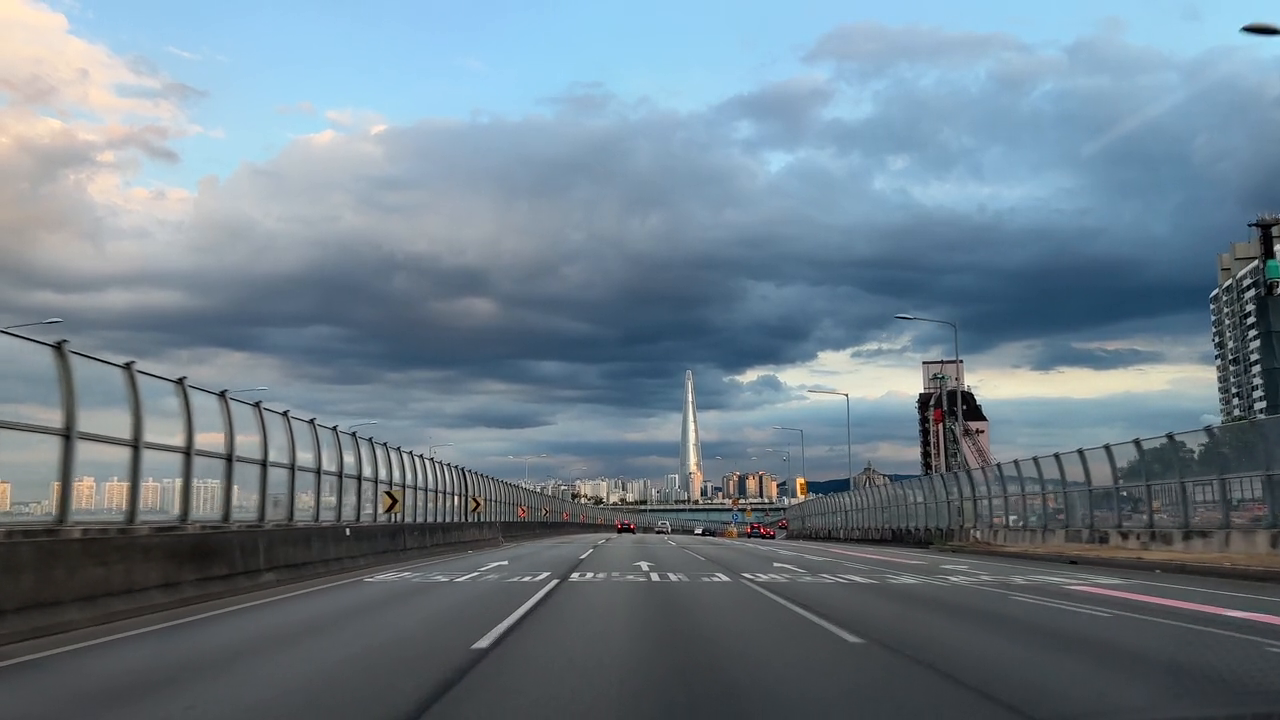
#> input picture frame 45 of llm-server/llm_server/video_image_create/tiny.mp4, 1280 x 720 px
$ python load_video3.py
#> lines starting #> are read from the running program, lines starting #| are printed output that depends on the picture; after the words box and inside, x2 and y2 are one past the last pixel; in counts of white or black regions, pixels touching at a corner belong together
#> in display_video_with_detection, frame is the input picture: shape (720, 1280, 3); mean B, G, R 139.8, 127.5, 110.5
import os

import cv2
import numpy as np
import matplotlib.pyplot as plt

def detect_lines_and_walls(frame):
    # 차선 검출
    gray = cv2.cvtColor(frame, cv2.COLOR_BGR2GRAY)
    blurred = cv2.GaussianBlur(gray, (5, 5), 0)
    edges = cv2.Canny(blurred, 50, 150)
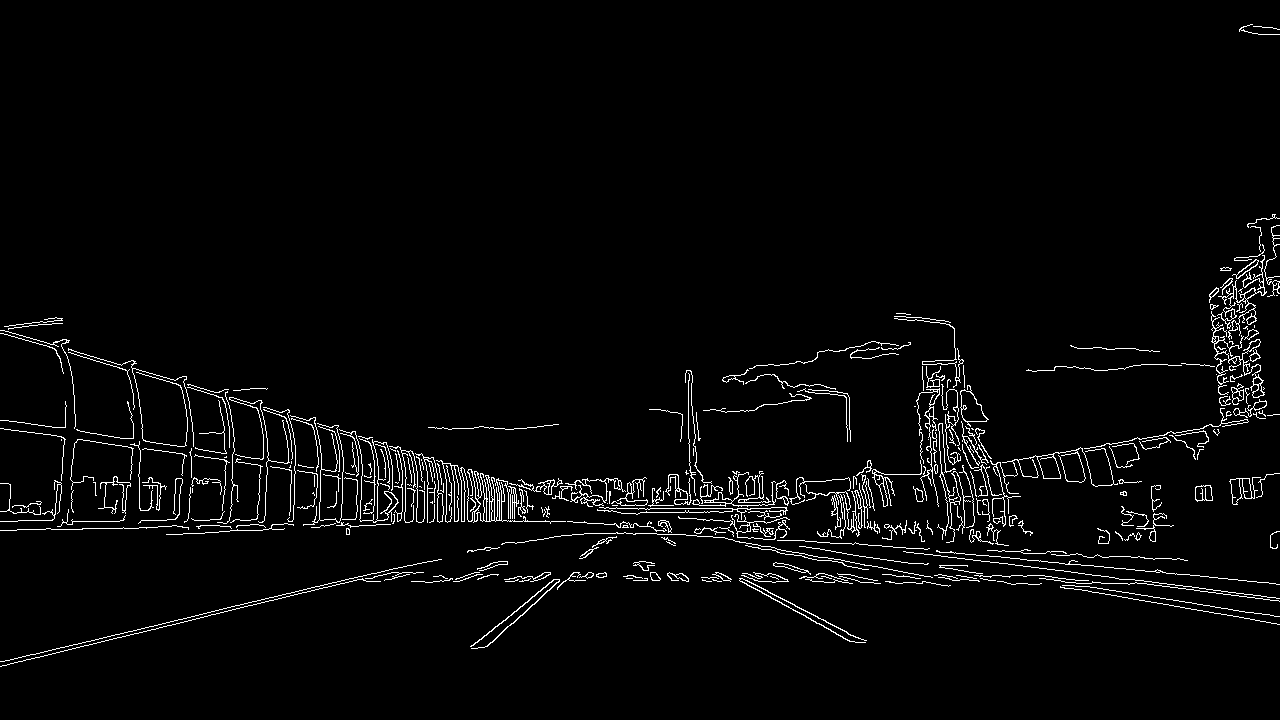
#> edges: shape (720, 1280); 3% white in thin lines or dots, all inside (x1, y1, x2, y2) = (0, 24, 1280, 667)

    # Hough 변환을 사용한 선 검출
    lines = cv2.HoughLinesP(edges, 1, np.pi / 180, threshold=50, minLineLength=100, maxLineGap=50)
#> lines = 222 rows, first 6: [903, 551, 1279, 598], [939, 552, 1199, 575], [177, 515, 669, 523], [648, 522, 910, 563], [604, 533, 1279, 414], [886, 559, 1127, 597]
    line_img = np.zeros_like(frame)
    if lines is not None:
        for line in lines:
            for x1, y1, x2, y2 in line:
                cv2.line(line_img, (x1, y1), (x2, y2), (0, 255, 0), 2)
#> this loop made 222 passes
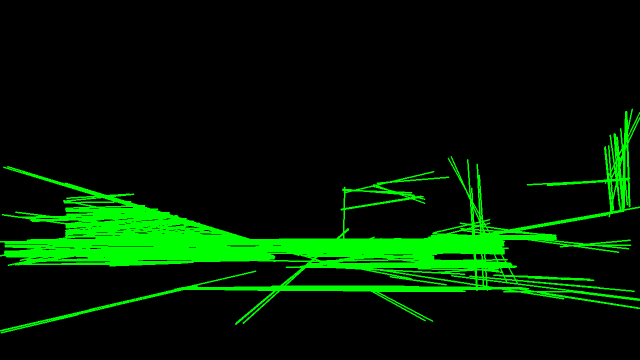
#> line_img: shape (720, 1280, 3) (shown at 1/2 size); mean of channels 0, 1, 2 0, 29.1, 0; drawn as B, G, R

    # 벽 검출 (색상 분할 예시)
    hsv = cv2.cvtColor(frame, cv2.COLOR_BGR2HSV)
#> hsv: shape (720, 1280, 3); mean H, S, V 91.8, 54.4, 141.7
    lower_wall = np.array([0, 0, 50])
    upper_wall = np.array([179, 50, 255])
    mask_wall = cv2.inRange(hsv, lower_wall, upper_wall)
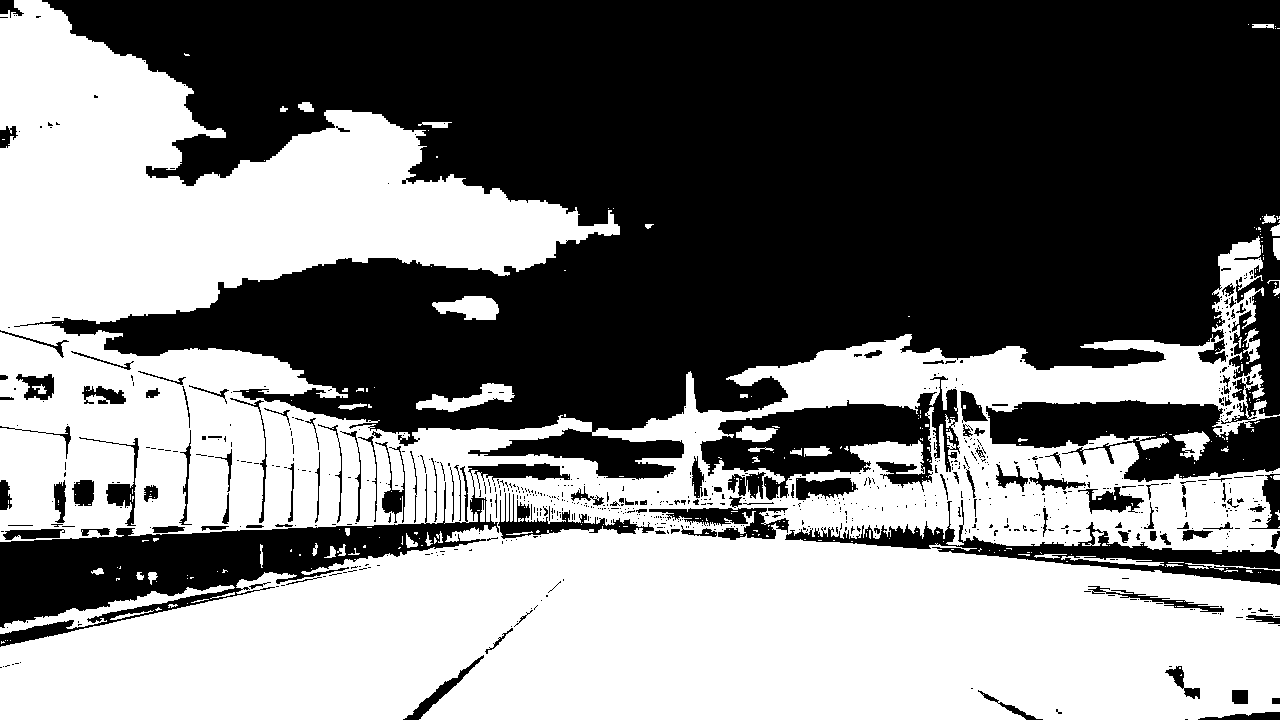
#> mask_wall: shape (720, 1280); 48.4% white; 317 white regions (263 under 20 px), largest, box (x1, y1, x2, y2) and area: (0, 0, 1280, 720) 436421, (0, 585, 235, 634) 2084, (416, 383, 515, 412) 1201
    wall_img = np.zeros_like(frame)
    wall_img[mask_wall > 0] = [255, 0, 0]  # 벽을 파란색으로 표시

    # 차선과 벽을 결합
    combined_img = cv2.addWeighted(frame, 0.8, line_img, 1, 0)
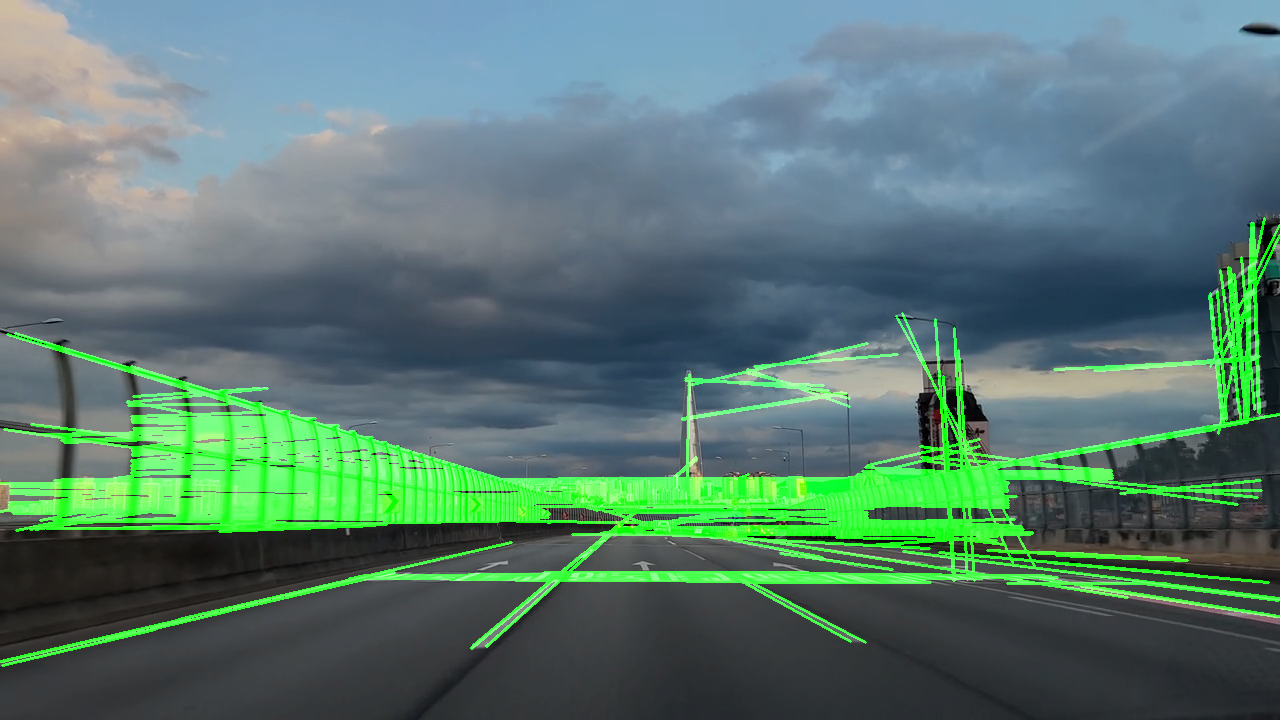
#> combined_img: shape (720, 1280, 3); mean B, G, R 111.9, 121.7, 88.4
    #combined_img = cv2.addWeighted(combined_img, 0.8, wall_img, 1, 0)
    return combined_img

def display_video_with_detection(video_path):
    cap = cv2.VideoCapture(video_path)

    if not cap.isOpened():
        print("Error: Could not open video.")
        return

    frame_count = int(cap.get(cv2.CAP_PROP_FRAME_COUNT))
    fps = cap.get(cv2.CAP_PROP_FPS)
    duration = frame_count / fps
    print(f"Total frames: {frame_count}, Duration: {duration:.2f} seconds")

    while cap.isOpened():
        ret, frame = cap.read()
        if not ret:
            break

        detected_frame = detect_lines_and_walls(frame)

        # OpenCV로 비디오 프레임을 디스플레이
        cv2.imshow('Frame with Lines and Walls', detected_frame)

        if cv2.waitKey(int(1000 / fps)) & 0xFF == ord('q'):
#> (key q is pressed here)
            break

    cap.release()
    cv2.destroyAllWindows()
# 비디오 파일 경로
# 비디오 파일 절대 경로 설정
video_path = os.path.abspath('/Users/bumsuklee/PhpstormProjects/20240418-git-test-prototype-cms/llm-server/llm_server/video_image_create/tiny.mp4')

display_video_with_detection(video_path)

$ run again, starting later in the video
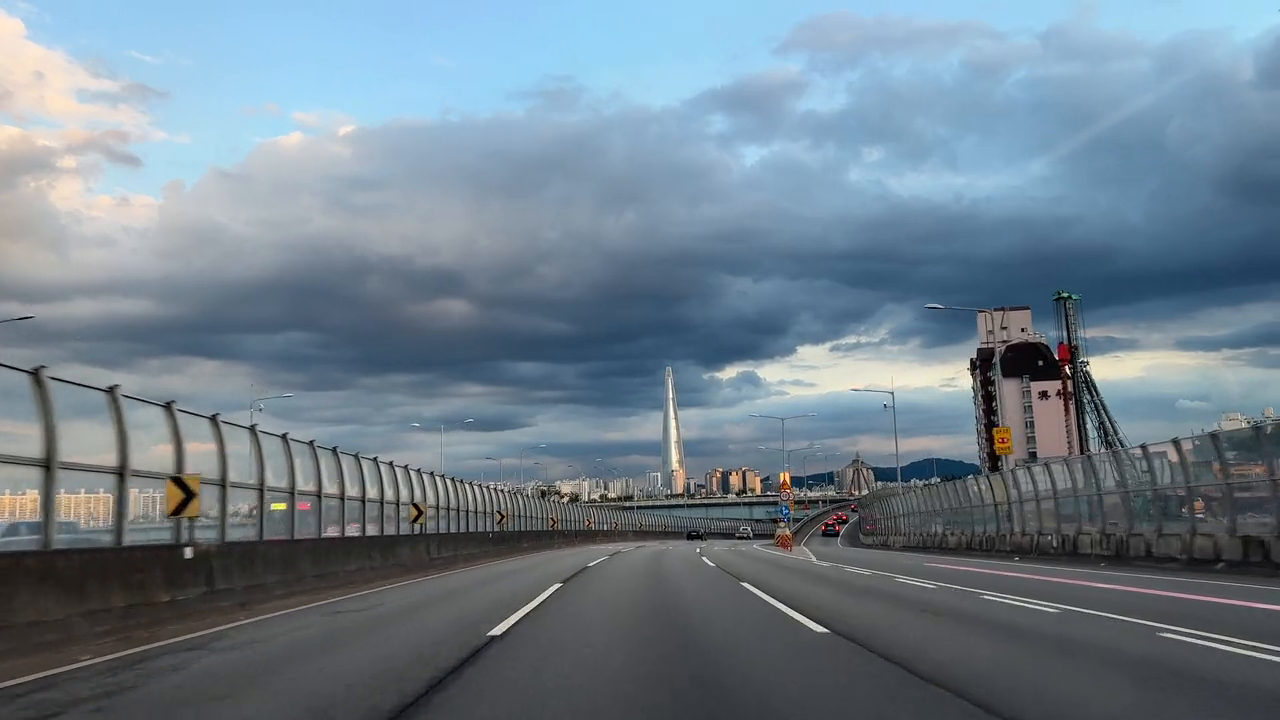
#> input picture frame 204 of llm-server/llm_server/video_image_create/tiny.mp4, 1280 x 720 px
#> in display_video_with_detection, frame is the input picture: shape (720, 1280, 3); mean B, G, R 140.4, 127.9, 111.3
#> in detect_lines_and_walls, `edges = cv2.Canny(blurred, 50, 150)`:
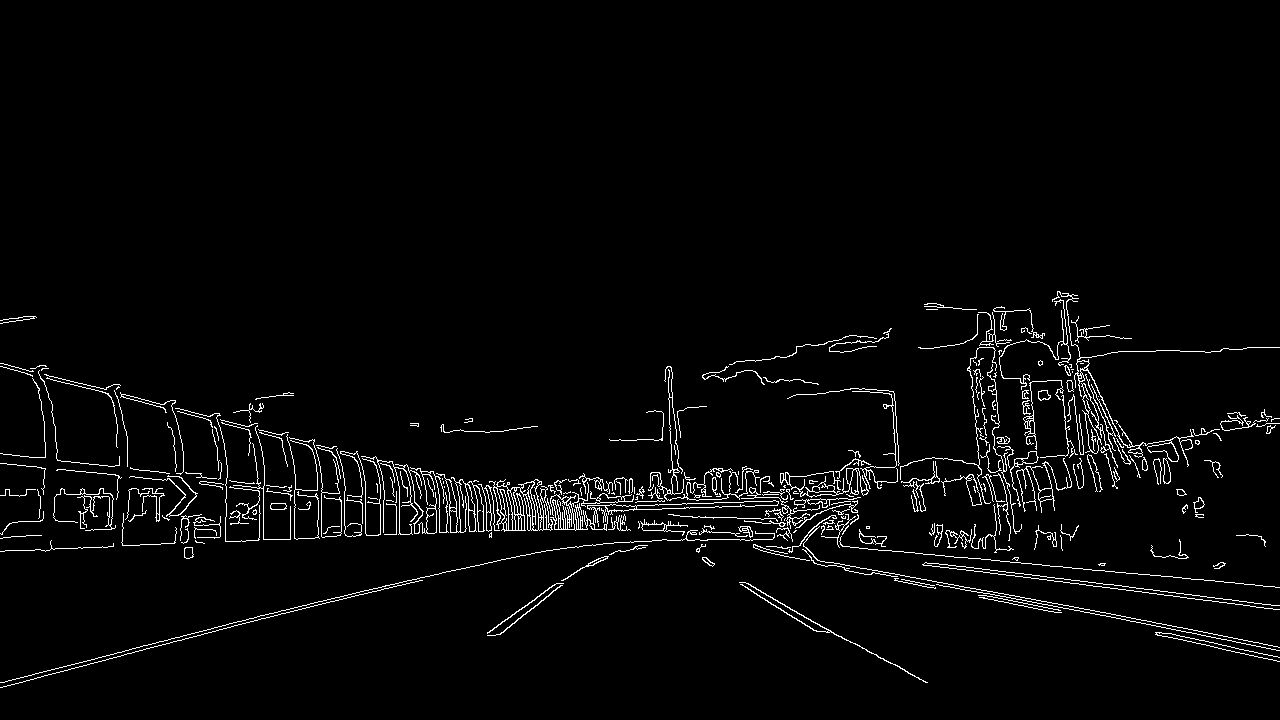
#> edges: shape (720, 1280); 2.9% white in thin lines or dots, all inside (x1, y1, x2, y2) = (0, 291, 1280, 688)
#> lines = 229 rows, first 6: [0, 453, 630, 530], [39, 457, 629, 529], [925, 562, 1279, 605], [114, 412, 1055, 612], [177, 423, 1060, 610], [976, 438, 1105, 406]
#> the loop in detect_lines_and_walls, `for line in lines:` made 229 passes
#> hsv: shape (720, 1280, 3); mean H, S, V 91, 54.2, 142.4
#> mask_wall: shape (720, 1280); 47.7% white; 253 white regions (218 under 20 px), largest, box (x1, y1, x2, y2) and area: (0, 8, 1280, 720) 433903, (406, 298, 476, 320) 1250, (394, 386, 504, 416) 1226
#> in detect_lines_and_walls, `combined_img = cv2.addWeighted(frame, 0.8, line_img, 1, 0)`:
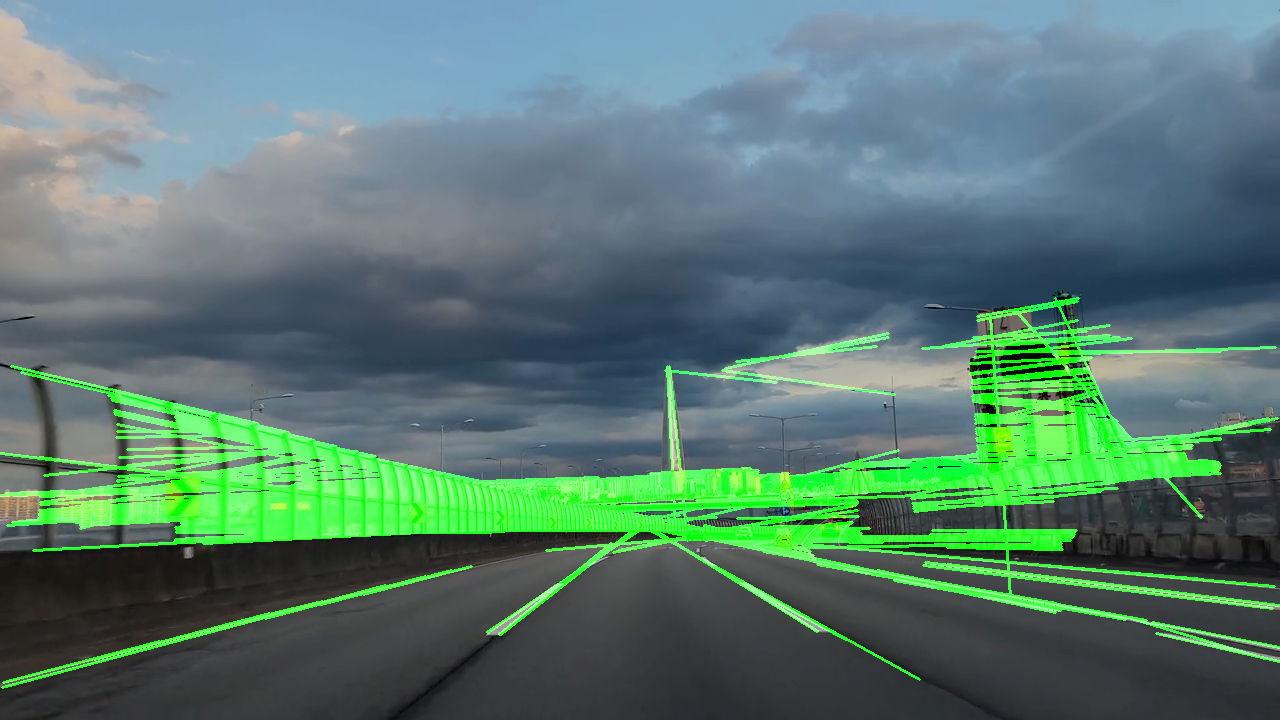
#> combined_img: shape (720, 1280, 3); mean B, G, R 112.4, 122.6, 89
